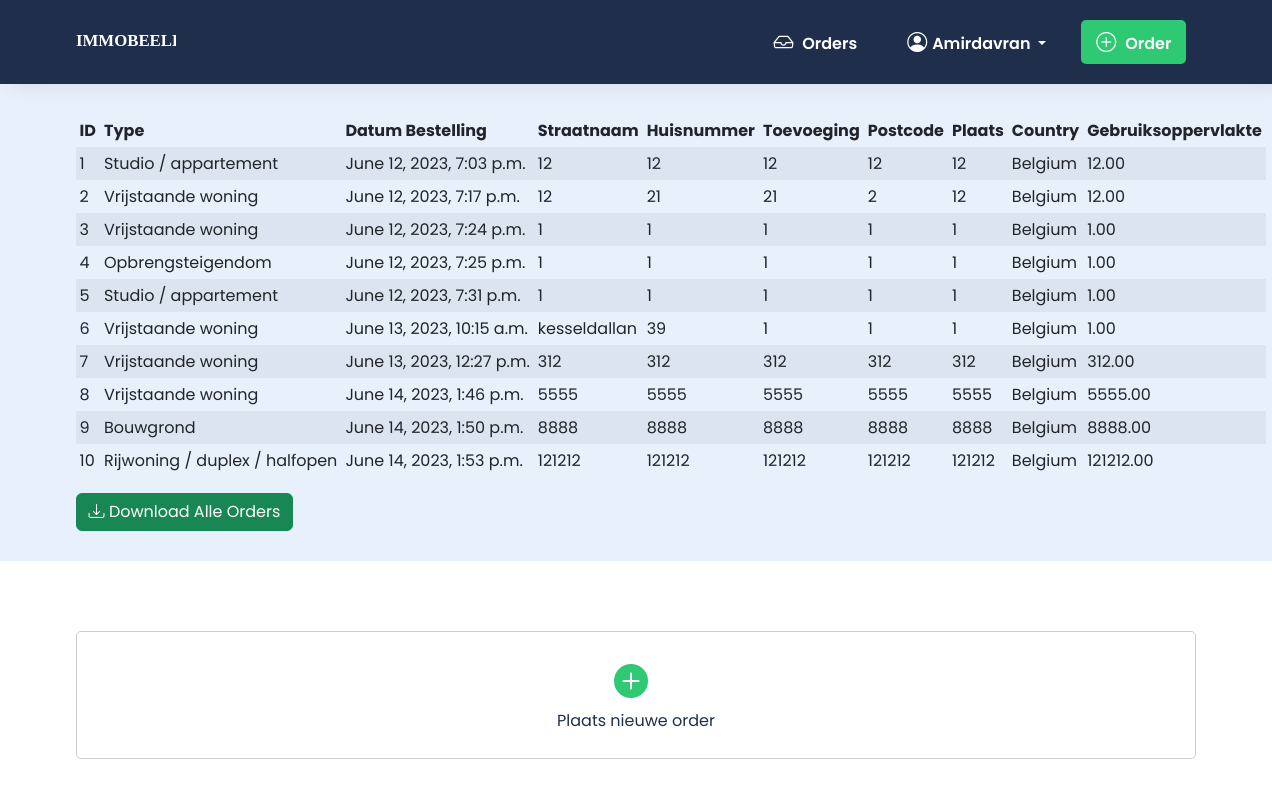
The page /orders/ (signed in) on the database its author committed.
### projects/models.py (models this page shows, shortened)
class Customer(models.Model):
    user = models.OneToOneField(User, null=True, on_delete=models.CASCADE)
    name = models.CharField(max_length=200, null=True)
    prefix = models.CharField(max_length=200, null=True, blank=True)
    familyname = models.CharField(max_length=200, null=True)
    phone = models.CharField(max_length=200, null=True)
    email = models.EmailField(max_length=200, null=True)

class Order(models.Model):
    customer = models.ForeignKey(Customer, null=True, on_delete=models.SET_NULL)
    date_created = models.DateTimeField(auto_now_add=True, null=True)
    status = models.ForeignKey(Status, on_delete=models.CASCADE,null=True)
    type = models.ForeignKey(OrderType, on_delete=models.CASCADE)
    country =  models.ForeignKey(Country, on_delete=models.CASCADE, null=True)
    straatnaam = models.CharField(max_length=100)
    huisnummer = models.CharField(max_length=10)
    toevoeging = models.CharField(max_length=50, blank=True)
    postcode = models.CharField(max_length=20)
    plaats = models.CharField(max_length=50)
    gebruiksoppervlakte = models.DecimalField(max_digits=10, decimal_places=2)
    oppervlakteBijgebouwen = models.DecimalField(max_digits=10, decimal_places=2)
    perceel = models.DecimalField(max_digits=10, decimal_places=2)
    keys = models.ForeignKey(KeyChoice, on_delete=models.CASCADE, null=True)
    cost_reference = models.CharField(max_length=100, blank=True, null=True)
    services = models.ManyToManyField(Service)
    total_excl_vat = models.DecimalField(max_digits=10, decimal_places=2, blank=True, null=True)
    total_incl_vat = models.DecimalField(max_digits=10, decimal_places=2, blank=True, null=True)
    get_keys = models.ForeignKey(GetKeysChoice, on_delete=models.CASCADE, null=True)
    delivery_recipient = models.ManyToManyField(DeliveryRecipient)
    invoice_recipient = models.ForeignKey(InvoiceRecipient, on_delete=models.CASCADE, null=True)
    get_keys_name = models.CharField(max_length=100,blank=True)
    get_keys_phone = models.CharField(max_length=100,blank=True)
    get_keys_email = models.CharField(max_length=100,blank=True)
    get_keys_adr = models.CharField(max_length=100,blank=True)
    get_keys_zip = models.CharField(max_length=100,blank=True)
    get_keys_city = models.CharField(max_length=100,blank=True)
    get_keys_language =  models.ForeignKey(GetKeysLanguage, on_delete=models.CASCADE, null=True)
    inv_name = models.CharField(max_length=100,blank=True)
    inv_vat = models.CharField(max_length=100,blank=True)
    inv_adr = models.CharField(max_length=100,blank=True)
    inv_zip = models.CharField(max_length=100,blank=True)
    inv_city = models.CharField(max_length=100,blank=True)
    inv_country = models.CharField(max_length=100,blank=True,null=True)
    inv_phone = models.CharField(max_length=100,blank=True)
    inv_email = models.CharField(max_length=100,blank=True)
    rec_email = models.CharField(max_length=100,blank=True)
    rec_email_owner = models.CharField(max_length=100,blank=True)
    rec_email_other = models.CharField(max_length=100,blank=True)

class OrderType(models.Model):
    type_name = models.CharField(max_length=100)
    def __str__(self):
        return self.type_name

class Country(models.Model):
    country = models.CharField(max_length=50)
    def __str__(self):
        return self.country

### projects/decorators.py (the view)
        def wrapper_func(request, *args, **kwargs):
            group = None
            if request.user.groups.exists():
                group = request.user.groups.all()[0].name
            if group in allowed_roles:
                return view_func(request,*args,**kwargs)
            else:
                return HttpResponse('Not autorized to view this page!')

### projects/views.py (called while the page is built)
@login_required(login_url='login.html')
@allowed_users(allowed_roles=['admin', 'customer'])
def orders(request):
    try:
        customer = Customer.objects.get(user=request.user)
        company = Company.objects.get(customer=customer)
    except Customer.DoesNotExist:
        customer = None
        company = None
    orders = Order.objects.filter(customer=customer) if customer else Order.objects.none()
    context = {
        'customer': customer,
        'orders': orders,
        'company': company,
    }
    return render(request, 'orders.html',context)

### projects/templates/orders.html (shortened to what this page needs)
<!DOCTYPE html>
<html lang="en">
<head>
	<link href="https://cdn.jsdelivr.net/npm/bootstrap@5.2.3/dist/css/bootstrap.min.css" rel="stylesheet">
	<link rel='stylesheet'
		href='https://cdnjs.cloudflare.com/ajax/libs/bootstrap-icons/1.10.3/font/bootstrap-icons.min.css' />
    <link rel='stylesheet' href='https://cdnjs.cloudflare.com/ajax/libs/aos/2.3.4/aos.css'/>
	<link rel="stylesheet" href="/static/scss/style.css">
</head>
<body>
{% include 'navbar_dash.html' %}
{% block content %}
  <main>
		<section class="search-filter">
			<div class="container">
        <table id="dtHorizontalVerticalExample" class="table table-striped table-bordered table-sm" cellspacing="0" width="100%" style="margin-left:auto; margin-right:auto;">
          <thead>
            <tr>
              <th>ID</th>
              <th>Type</th>
              <th>Datum Bestelling</th>
              <th>Straatnaam</th>
              <th>Huisnummer</th>
              <th>Toevoeging</th>
              <th>Postcode</th>
              <th>Plaats</th>
              <th>Country</th>
              <th>Gebruiksoppervlakte</th>
            </tr>
          </thead>
          <tbody>
            {% for order in orders %}
            <tr>
              <td>{{ order.id }}</td>
              <td>{{ order.type }}</td>
              <td>{{ order.date_created }}</td>
              <td>{{ order.straatnaam }}</td>
              <td>{{ order.huisnummer }}</td>
              <td>{{ order.toevoeging }}</td>
              <td>{{ order.postcode }}</td>
              <td>{{ order.plaats }}</td>
              <td>{{ order.country }}</td>
              <td>{{ order.gebruiksoppervlakte }}</td>
            </tr>
            {% endfor %}
          </tbody>
        </table>
        <a href="{% url 'download_orders' %}" class="btn btn-success">
          <i class="bi bi-download"></i> Download Alle Orders
        </a>
			</div>
		</section>
		<section class="promo-boxes">
			<div class="container">
        <div class="not-found">
          <a href="{% url 'createorder.html' %}" class="new-order-btn"><span class="bi bi-plus-circle-fill"></span> Plaats nieuwe order </a>
        </div>
			</div>
		</section>
</main>
{% endblock %}
</body>
</html>

### projects/templates/navbar_dash.html (shortened to what this page needs)
{% load static %}
<head>
	<link href="https://cdn.jsdelivr.net/npm/bootstrap@5.2.3/dist/css/bootstrap.min.css" rel="stylesheet">
	<link rel='stylesheet'
		href='https://cdnjs.cloudflare.com/ajax/libs/bootstrap-icons/1.10.3/font/bootstrap-icons.min.css' />
    <link rel='stylesheet' href='https://cdnjs.cloudflare.com/ajax/libs/aos/2.3.4/aos.css'/>
	<link rel="stylesheet" href="/static/scss/style.css">
</head>
<header>
  <nav class="navbar navbar-expand-lg">
    <div class="container">
      <a class="navbar-brand" href="{% url 'index.html'%}">
        <img src="/static/images/zibber-logo-light.svg" alt="LOGO" class="img-fluid">
      </a>
      <div class="collapse navbar-collapse" id="navbarNavDropdown">
        <ul class="navbar-nav ms-auto">
          <li class="nav-item">
            <a class="nav-link" href="{% url 'orders.html' %}"><span class="bi bi-inbox"></span> Orders</a>
          </li>
          <li class="nav-item dropdown">
            <a class="nav-link dropdown-toggle" href="#" role="button" data-bs-toggle="dropdown" aria-expanded="false">
              <span class="bi bi-person-circle"></span>{{ customer.name }}
            </a>
          </li>
          <li class="nav-item">
            <a class="nav-link orderBtn" aria-current="page" href="{% url 'createorder.html' %}"><span class="bi bi-plus-circle"></span> Order</a>
          </li>
        </ul>
      </div>
    </div>
  </nav>
</header>

### projects/static/scss/style.css (style rules this page uses)
* { margin: 0; padding: 0; }
html { scroll-behavior: smooth; }
html, body, div, span, applet, object, iframe, h1, h2, h3, h4, h5, h6, p, blockquote, pre, a, abbr, acronym, address, big, cite, code, del, dfn, em, img, ins, kbd, q, s, samp, small, strike, strong, sub, sup, tt, var, b, u, i, center, dl, dt, dd, ol, ul, li, fieldset, form, label, legend, table, caption, tbody, tfoot, thead, tr, th, td, article, aside, canvas, details, embed, figure, figcaption, footer, header, hgroup, menu, nav, output, ruby, section, summary, time, mark, audio, video { margin: 0; padding: 0; border: 0; font-size: 100%; font: inherit; }
body { margin: 0; padding: 0; font-family: "Poppins", sans-serif; background: #ffffff; position: relative; overflow-x: hidden; box-sizing: border-box; }
img { pointer-events: none; }
li { list-style: none; }
a { text-decoration: none; transition: 0.5s; color: #1f2e4b; }
ul { list-style: none; }
table { border-collapse: collapse; border-spacing: 0; }
th, td { padding: 5px 10px; text-align: left; vertical-align: top; }
th { font-weight: bold; }
.container { max-width: 90%; margin: 0 auto; }
header .navbar { background: #1f2e4b; box-shadow: 10px 0px 20px rgba(0, 0, 0, 0.1); padding: 20px 0px !important; }
header .navbar .navbar-brand img { width: 100px; }
header .navbar .navbar-nav { align-items: center; }
header .navbar .navbar-nav .nav-item { margin: 0px 5px; }
header .navbar .navbar-nav .nav-item .nav-link { font-weight: 600; color: white; padding: 7px 15px; margin: 0px 5px; border-radius: 5px; }
header .navbar .navbar-nav .nav-item .nav-link span { margin-right: 5px; color: white; font-size: 20px; }
header .navbar .navbar-nav .nav-item .nav-link.orderBtn { background: #2fc974; }
header .navbar .navbar-nav .nav-item .nav-link.orderBtn span { color: white; }
.promo-boxes { padding: 70px 0px; }
.search-filter { padding: 30px 0px; background: #e8f0fc; }
.not-found { margin-bottom: 30px; }
.not-found a { display: block; padding: 25px 20px; border: 1px solid #ccc; border-radius: 5px; text-align: center; }
.not-found a span { color: #2fc974; font-size: 34px; margin-right: 10px; display: block; }
#dtHorizontalVerticalExample th, td { white-space: nowrap; }

### rows shown on the page
Customer: name "Amirdavran"
Order: id "1", type "Studio / appartement", date_created "June 12, 2023, 7:03 p.m.", straatnaam "12", huisnummer "12", toevoeging "12", postcode "12", plaats "12", country "Belgium", gebruiksoppervlakte "12.00"
Order: id "2", type "Vrijstaande woning", date_created "June 12, 2023, 7:17 p.m.", straatnaam "12", huisnummer "21", toevoeging "21", postcode "2", plaats "12", country "Belgium", gebruiksoppervlakte "12.00"
Order: id "3", type "Vrijstaande woning", date_created "June 12, 2023, 7:24 p.m.", straatnaam "1", huisnummer "1", toevoeging "1", postcode "1", plaats "1", country "Belgium", gebruiksoppervlakte "1.00"
Order: id "4", type "Opbrengsteigendom", date_created "June 12, 2023, 7:25 p.m.", straatnaam "1", huisnummer "1", toevoeging "1", postcode "1", plaats "1", country "Belgium", gebruiksoppervlakte "1.00"
Order: id "5", type "Studio / appartement", date_created "June 12, 2023, 7:31 p.m.", straatnaam "1", huisnummer "1", toevoeging "1", postcode "1", plaats "1", country "Belgium", gebruiksoppervlakte "1.00"
Order: id "6", type "Vrijstaande woning", date_created "June 13, 2023, 10:15 a.m.", straatnaam "kesseldallan", huisnummer "39", toevoeging "1", postcode "1", plaats "1", country "Belgium", gebruiksoppervlakte "1.00"
Order: id "7", type "Vrijstaande woning", date_created "June 13, 2023, 12:27 p.m.", straatnaam "312", huisnummer "312", toevoeging "312", postcode "312", plaats "312", country "Belgium", gebruiksoppervlakte "312.00"
Order: id "8", type "Vrijstaande woning", date_created "June 14, 2023, 1:46 p.m.", straatnaam "5555", huisnummer "5555", toevoeging "5555", postcode "5555", plaats "5555", country "Belgium", gebruiksoppervlakte "5555.00"
Order: id "9", type "Bouwgrond", date_created "June 14, 2023, 1:50 p.m.", straatnaam "8888", huisnummer "8888", toevoeging "8888", postcode "8888", plaats "8888", country "Belgium", gebruiksoppervlakte "8888.00"
Order: id "10", type "Rijwoning / duplex / halfopen", date_created "June 14, 2023, 1:53 p.m.", straatnaam "121212", huisnummer "121212", toevoeging "121212", postcode "121212", plaats "121212", country "Belgium", gebruiksoppervlakte "121212.00"
